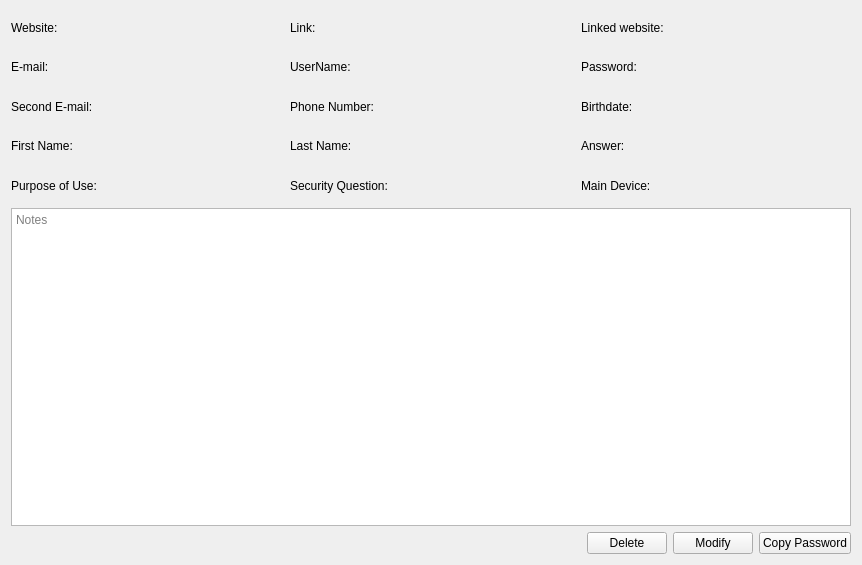
<?xml version="1.0" encoding="UTF-8"?>
<ui version="4.0">
 <class>CheckData</class>
 <widget class="QWidget" name="CheckData">
  <property name="geometry">
   <rect>
    <x>0</x>
    <y>0</y>
    <width>862</width>
    <height>565</height>
   </rect>
  </property>
  <property name="windowTitle">
   <string>Visualize Informations</string>
  </property>
  <layout class="QGridLayout" name="gridLayout_2">
   <item row="0" column="0">
    <layout class="QVBoxLayout" name="verticalLayout" stretch="3,5,1">
     <item>
      <layout class="QGridLayout" name="gridLayout" columnstretch="1,3,1,3,1,3">
       <item row="2" column="5">
        <widget class="QLabel" name="birthdateLabel">
         <property name="font">
          <font>
           <pointsize>11</pointsize>
          </font>
         </property>
         <property name="text">
          <string/>
         </property>
        </widget>
       </item>
       <item row="0" column="1">
        <widget class="QLabel" name="websiteLabel">
         <property name="font">
          <font>
           <pointsize>11</pointsize>
          </font>
         </property>
         <property name="text">
          <string/>
         </property>
        </widget>
       </item>
       <item row="0" column="5">
        <widget class="QLabel" name="linkedWebsiteLabel">
         <property name="font">
          <font>
           <pointsize>11</pointsize>
          </font>
         </property>
         <property name="text">
          <string/>
         </property>
        </widget>
       </item>
       <item row="3" column="1">
        <widget class="QLabel" name="firstNameLabel">
         <property name="font">
          <font>
           <pointsize>11</pointsize>
          </font>
         </property>
         <property name="text">
          <string/>
         </property>
        </widget>
       </item>
       <item row="0" column="4">
        <widget class="QLabel" name="label_11">
         <property name="text">
          <string>Linked website:</string>
         </property>
        </widget>
       </item>
       <item row="3" column="4">
        <widget class="QLabel" name="label_17">
         <property name="text">
          <string>Answer:</string>
         </property>
        </widget>
       </item>
       <item row="0" column="3">
        <widget class="QLabel" name="linkLabel">
         <property name="font">
          <font>
           <pointsize>11</pointsize>
          </font>
         </property>
         <property name="text">
          <string/>
         </property>
        </widget>
       </item>
       <item row="3" column="3">
        <widget class="QLabel" name="lastNameLabel">
         <property name="font">
          <font>
           <pointsize>11</pointsize>
          </font>
         </property>
         <property name="text">
          <string/>
         </property>
        </widget>
       </item>
       <item row="3" column="5">
        <widget class="QLabel" name="ansewerLabel">
         <property name="font">
          <font>
           <pointsize>11</pointsize>
          </font>
         </property>
         <property name="text">
          <string/>
         </property>
        </widget>
       </item>
       <item row="2" column="1">
        <widget class="QLabel" name="secondMailLabel">
         <property name="font">
          <font>
           <pointsize>11</pointsize>
          </font>
         </property>
         <property name="text">
          <string/>
         </property>
        </widget>
       </item>
       <item row="4" column="1">
        <widget class="QLabel" name="purposeOfUseLabel">
         <property name="font">
          <font>
           <pointsize>11</pointsize>
          </font>
         </property>
         <property name="text">
          <string/>
         </property>
        </widget>
       </item>
       <item row="0" column="2">
        <widget class="QLabel" name="label_12">
         <property name="text">
          <string>Link:</string>
         </property>
        </widget>
       </item>
       <item row="2" column="3">
        <widget class="QLabel" name="phoneNumberLabel">
         <property name="font">
          <font>
           <pointsize>11</pointsize>
          </font>
         </property>
         <property name="text">
          <string/>
         </property>
        </widget>
       </item>
       <item row="4" column="0">
        <widget class="QLabel" name="label_29">
         <property name="text">
          <string>Purpose of Use:</string>
         </property>
        </widget>
       </item>
       <item row="0" column="0">
        <widget class="QLabel" name="label">
         <property name="text">
          <string>Website:</string>
         </property>
        </widget>
       </item>
       <item row="1" column="0">
        <widget class="QLabel" name="label_15">
         <property name="text">
          <string>E-mail:</string>
         </property>
        </widget>
       </item>
       <item row="1" column="2">
        <widget class="QLabel" name="label_5">
         <property name="text">
          <string>UserName:</string>
         </property>
        </widget>
       </item>
       <item row="1" column="4">
        <widget class="QLabel" name="label_4">
         <property name="text">
          <string>Password:</string>
         </property>
        </widget>
       </item>
       <item row="2" column="4">
        <widget class="QLabel" name="label_23">
         <property name="text">
          <string>Birthdate:</string>
         </property>
        </widget>
       </item>
       <item row="3" column="0">
        <widget class="QLabel" name="label_7">
         <property name="text">
          <string>First Name:</string>
         </property>
        </widget>
       </item>
       <item row="4" column="2">
        <widget class="QLabel" name="label_18">
         <property name="text">
          <string>Security Question:</string>
         </property>
        </widget>
       </item>
       <item row="2" column="0">
        <widget class="QLabel" name="label_30">
         <property name="text">
          <string>Second E-mail:</string>
         </property>
        </widget>
       </item>
       <item row="3" column="2">
        <widget class="QLabel" name="label_10">
         <property name="text">
          <string>Last Name:</string>
         </property>
        </widget>
       </item>
       <item row="2" column="2">
        <widget class="QLabel" name="label_26">
         <property name="text">
          <string>Phone Number:</string>
         </property>
        </widget>
       </item>
       <item row="1" column="1">
        <widget class="QLabel" name="mailLablel">
         <property name="font">
          <font>
           <pointsize>11</pointsize>
          </font>
         </property>
         <property name="text">
          <string/>
         </property>
        </widget>
       </item>
       <item row="1" column="3">
        <widget class="QLabel" name="usernameLabel">
         <property name="font">
          <font>
           <pointsize>11</pointsize>
          </font>
         </property>
         <property name="text">
          <string/>
         </property>
        </widget>
       </item>
       <item row="1" column="5">
        <widget class="QLabel" name="passwordLabel">
         <property name="font">
          <font>
           <pointsize>11</pointsize>
          </font>
         </property>
         <property name="text">
          <string/>
         </property>
        </widget>
       </item>
       <item row="4" column="4">
        <widget class="QLabel" name="label_20">
         <property name="text">
          <string>Main Device:</string>
         </property>
        </widget>
       </item>
       <item row="4" column="5">
        <widget class="QLabel" name="mainDeviseLabel">
         <property name="font">
          <font>
           <pointsize>11</pointsize>
          </font>
         </property>
         <property name="text">
          <string/>
         </property>
        </widget>
       </item>
       <item row="4" column="3">
        <widget class="QLabel" name="securityQuestionLabel">
         <property name="font">
          <font>
           <pointsize>11</pointsize>
          </font>
         </property>
         <property name="text">
          <string/>
         </property>
        </widget>
       </item>
      </layout>
     </item>
     <item>
      <widget class="QPlainTextEdit" name="notePlainTextEdit">
       <property name="readOnly">
        <bool>true</bool>
       </property>
       <property name="placeholderText">
        <string>Notes</string>
       </property>
      </widget>
     </item>
     <item>
      <layout class="QHBoxLayout" name="horizontalLayout">
       <item>
        <spacer name="horizontalSpacer">
         <property name="orientation">
          <enum>Qt::Horizontal</enum>
         </property>
         <property name="sizeHint" stdset="0">
          <size>
           <width>40</width>
           <height>20</height>
          </size>
         </property>
        </spacer>
       </item>
       <item>
        <widget class="QPushButton" name="deletePushButton">
         <property name="text">
          <string>Delete</string>
         </property>
        </widget>
       </item>
       <item>
        <widget class="QPushButton" name="modifyPushButton">
         <property name="text">
          <string>Modify</string>
         </property>
        </widget>
       </item>
       <item>
        <widget class="QPushButton" name="copyPasswordPushButton">
         <property name="text">
          <string>Copy Password</string>
         </property>
        </widget>
       </item>
      </layout>
     </item>
    </layout>
   </item>
  </layout>
 </widget>
 <resources/>
 <connections/>
</ui>
